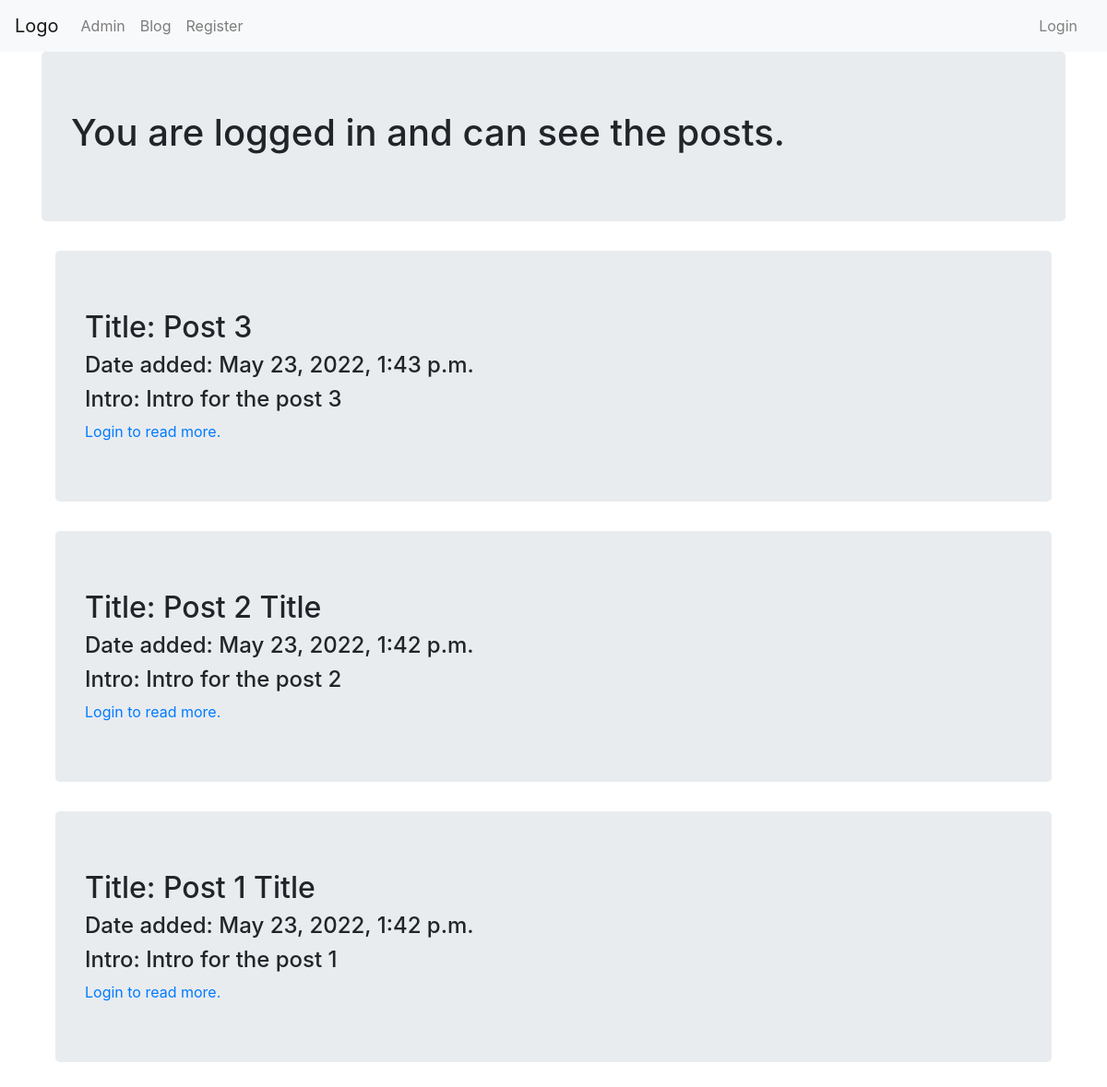
Screenshot of /blog/ with the database file from the repository.
### blog/models.py (models this page shows, shortened)
class Post(models.Model):
  title = models.CharField(max_length=255)
  slug  = models.SlugField()
  intro = models.TextField()
  body  = models.TextField()
  date_added = models.DateTimeField(auto_now_add=True)
  class Meta:
    ordering = ['-date_added']

### blog/views.py (the view)
# urls.py: 2. Add a URL to urlpatterns:  path('blog/', include('blog.urls'))
def blog(request):
  posts = Post.objects.all()
  return render(request, 'blog/blog.html', {'posts': posts})

### templates/blog/blog.html
{% extends "blog/base.html" %}
{% block body_block %}
    <div class="jumbotron">
      <h1>You are logged in and can see the posts.</h1>
    </div>
    <div class="container">
      {% for post in posts %}
        <div class="jumbotron">
          <h2 class="subtitle">Title: {{post.title}}</h2>
          <h4>Date added: {{post.date_added}}</h4>
          <h4>Intro: {{post.intro}}</h4>
          {% if user.is_authenticated %}
            <a href="{% url 'post_detail' post.slug %}">Read more</a>
          {% else %}
            <a href="{% url 'login_page' %}">Login to read more.</a>
          {% endif %}
        </div>
      {% endfor %}
    </div>
{% endblock %}

### rows the page displays
Post: title "Post 3", date_added "May 23, 2022, 1:43 p.m.", intro "Intro for the post 3"
Post: title "Post 2 Title", date_added "May 23, 2022, 1:42 p.m.", intro "Intro for the post 2"
Post: title "Post 1 Title", date_added "May 23, 2022, 1:42 p.m.", intro "Intro for the post 1"
